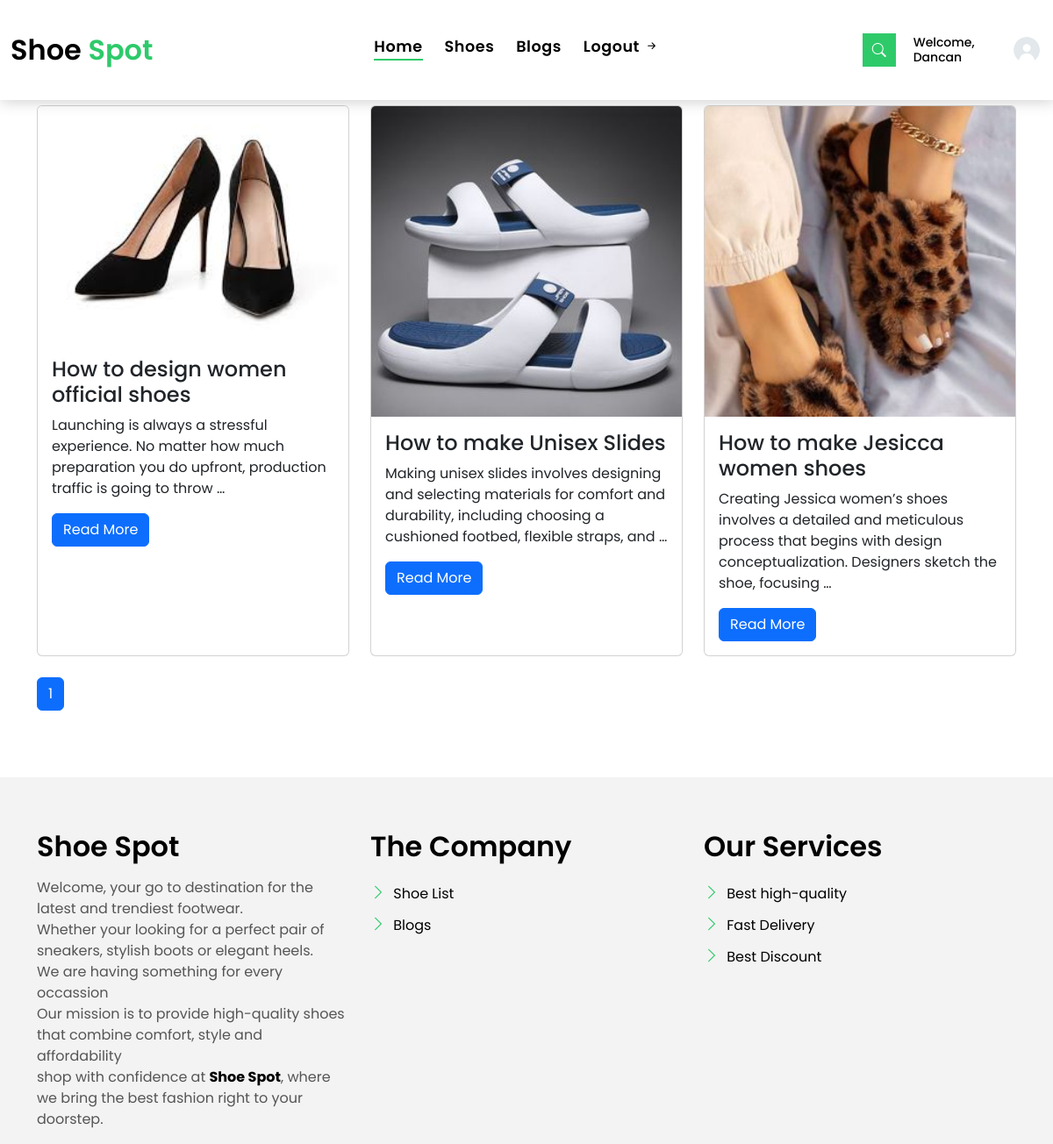
Page /blog/category/detailed/ (signed in) on the committed database.
### accounts/models.py (models this page shows, shortened)
class User(AbstractUser):
    email = models.EmailField(unique=True)
    phone_number = models.CharField(max_length=15,null=True,blank=True)
    REQUIRED_FIELDS = ["email", "phone_number"]
    class Meta:
        db_table = "accounts"

### blog/models.py (models this page shows, shortened)
class BlogPost(AbstractBaseModel):
    title = models.CharField(max_length=200)
    slug = models.SlugField(max_length=50, editable=False, unique=True, blank=True)
    content = models.TextField()
    author = models.ForeignKey(User, on_delete=models.CASCADE)
    category = models.ForeignKey(BlogCategory, on_delete=models.SET_NULL, null=True, blank=True)
    tags = models.ManyToManyField(BlogTag, blank=True)
    featured_image = models.ImageField(upload_to='blog_images/', null=True, blank=True)

### blog/views.py (the view)
# urls.py: path('blog/category/<slug:slug>/', blog_category_view, name='blog-category'),
def blog_category_view(request, slug):
    category = get_object_or_404(BlogCategory, slug=slug)
    posts = BlogPost.objects.filter(category=category)
    paginator = Paginator(posts, 5)  # Show 5 posts per page
    page_number = request.GET.get("page")
    page_obj = paginator.get_page(page_number)
    return render(request, "blog/blog-category.html", {"category": category, "page_obj": page_obj})

### templates/blog/blog-category.html (shortened to what this page needs)
{% extends 'main.html' %}
{% block content %}
<div class="container">
    <h1 class="my-4">Category: {{ category.name }}</h1>
    <div class="row">
        {% for post in page_obj %}
        <div class="col-lg-4 col-md-6 mb-4">
            <div class="card h-100">
                {% if post.featured_image %}
                <img class="card-img-top" src="{{ post.featured_image.url }}" alt="{{ post.title }}">
                {% endif %}
                <div class="card-body">
                    <h4 class="card-title">{{ post.title }}</h4>
                    <p class="card-text">{{ post.content|truncatewords:20 }}</p>
                    <a href="{% url 'blog-detail' post.slug %}" class="btn btn-primary">Read More</a>
                </div>
            </div>
        </div>
        {% endfor %}
    </div>
    <div class="row">
        <div class="col-lg-12">
            <nav>
                <ul class="pagination">
                    {% for num in page_obj.paginator.page_range %}
                    <li class="page-item {% if page_obj.number == num %}active{% endif %}">
                        <a class="page-link" href="?page={{ num }}">{{ num }}</a>
                    </li>
                    {% endfor %}
                </ul>
            </nav>
        </div>
    </div>
</div>
{% endblock %}

### templates/main.html (shortened to what this page needs)
{% load static %}
<!DOCTYPE html>
<html lang="en">
<head>
  <link href="{% static 'assets/vendor/animate.css/animate.min.css' %}" rel="stylesheet">
  <link href="{% static 'assets/vendor/bootstrap/css/bootstrap.min.css' %}" rel="stylesheet">
  <link href="{% static 'assets/vendor/bootstrap-icons/bootstrap-icons.css' %}" rel="stylesheet">
  <link href="{% static 'assets/vendor/swiper/swiper-bundle.min.css' %}" rel="stylesheet">
  <link href="{% static 'assets/css/style.css' %}" rel="stylesheet">
</head>
<body>
    <nav class="navbar navbar-default navbar-trans navbar-expand-lg fixed-top">
      <div class="container">
        <a class="navbar-brand text-brand" href="{% url 'home-view' %}">Shoe<span class="color-b"> Spot</span></a>
        <div class="navbar-collapse collapse justify-content-center" id="navbarDefault">
          <ul class="navbar-nav">
            <li class="nav-item">
              <a class="nav-link active" href="{% url 'home-view' %}">Home</a>
            </li>
            <li class="nav-item">
              <a class="nav-link " href="{% url 'products:shoe-list' %}">Shoes</a>
            </li>
            <li class="nav-item">
              <a class="nav-link " href="{% url 'blog:blog-list'%}">Blogs</a>
            </li>
            <li class="nav-item">
              <a class="nav-link " href="{% url 'logout-view' %}">Logout <i class="bi bi-arrow-right-short"></i></a>
            </li>
          </ul>
        </div>
        <button type="button" class="btn btn-b-n navbar-toggle-box navbar-toggle-box-collapse" data-bs-toggle="collapse" data-bs-target="#navbarTogglerDemo01">
          <i class="bi bi-search"></i>
        </button>
      </div>
      <div style="display: flex; align-items: center;">
        <a href="{% url 'user-profile' %}"><h5 style="font-size: 14px;" class="m-2">Welcome, {{ user.username }}</h5></a>
        <a href="{% url 'user-profile' %}"><img src="{% static 'assets/img/profile_pic.jpg' %}" alt="User Image" style="width: 40px; height: 40px; border-radius: 50%; margin-right: 10px;">
        </a></div>
    </nav>
    {% block content %}{% endblock content %}
    <section class="section-footer">
        <div class="container">
          <div class="row">
            <div class="col-sm-12 col-md-4">
              <div class="widget-a">
                <div class="w-header-a">
                  <h3 class="w-title-a text-brand">Shoe Spot</h3>
                </div>
                <div class="w-body-a">
                  <p class="w-text-a color-text-a">
                  Welcome, your go to destination for the latest and trendiest footwear.<br>
                   Whether your looking for a perfect pair of sneakers, stylish boots or elegant heels.<br>
                   We are having something for every occassion<br>
                   Our mission is to provide high-quality shoes that combine comfort, style and affordability<br>
                   shop with confidence at <a href="{% url 'home-view' %}"><strong>Shoe Spot</strong></a>, where we bring the best fashion right to your doorstep.
                  </p>
                </div>
              </div>
            </div>
            <div class="col-sm-12 col-md-4 section-md-t3">
              <div class="widget-a">
                <div class="w-header-a">
                  <h3 class="w-title-a text-brand">The Company</h3>
                </div>
                <div class="w-body-a">
                  <div class="w-body-a">
                    <ul class="list-unstyled">
                      <li class="item-list-a">
                        <i class="bi bi-chevron-right"></i> <a href="#">Shoe List</a>
                      </li>
                      <li class="item-list-a">
                        <i class="bi bi-chevron-right"></i> <a href="#">Blogs</a>
                      </li>
                    </ul>
                  </div>
                </div>
              </div>
            </div>
            <div class="col-sm-12 col-md-4 section-md-t3">
              <div class="widget-a">
                <div class="w-header-a">
                  <h3 class="w-title-a text-brand">Our Services</h3>
                </div>
                <div class="w-body-a">
                  <ul class="list-unstyled">
                    <li class="item-list-a">
                      <i class="bi bi-chevron-right"></i> <a href="#">Best high-quality</a>
                    </li>
                    <li class="item-list-a">
                      <i class="bi bi-chevron-right"></i> <a href="#">Fast Delivery</a>
                    </li>
                    <li class="item-list-a">
                      <i class="bi bi-chevron-right"></i> <a href="#">Best Discount</a>
                    </li>
                  </ul>
                </div>
              </div>
            </div>
          </div>
        </div>
      </section>
</body>
</html>

### static/assets/css/style.css (style rules this page uses)
body { font-family: "Poppins", sans-serif; color: #555555; }
h1, h2, h3, h4, h5, h6 { color: #000000; }
a { color: #000000; text-decoration: none; transition: all 0.5s ease; }
.text-brand { color: #000000; font-size: 2rem; font-weight: 600; }
.color-b { color: #2eca6a; }
.color-text-a { text-decoration: none; color: #555555; }
.btn { transition: 0.5s ease; }
.btn.btn-b-n { background-color: #2eca6a; color: #ffffff; border-radius: 0; }
.navbar-toggle-box { display: inline-flex; align-items: center; justify-content: center; line-height: 0; padding: 10px; }
.navbar-toggle-box i { line-height: 0; }
.navbar-default { transition: all 0.5s ease-in-out; background-color: #ffffff; padding-top: 28px; padding-bottom: 28px; -webkit-backface-visibility: hidden; backface-visibility: hidden; box-shadow: 1px 2px 15px rgba(100, 100, 100, 0.3); }
.navbar-default.navbar-trans, .navbar-default.navbar-reduce { -webkit-backface-visibility: hidden; backface-visibility: hidden; }
.navbar-default.navbar-trans .nav-item, .navbar-default.navbar-reduce .nav-item { position: relative; padding-right: 10px; padding-bottom: 8px; margin-left: 0; }
@media (min-width: 768px) { .navbar-default.navbar-trans .nav-item, .navbar-default.navbar-reduce .nav-item { margin-left: 15px; } }
.navbar-default.navbar-trans .nav-link, .navbar-default.navbar-reduce .nav-link { font-size: 1.1rem; color: #000000; font-weight: 600; letter-spacing: 0.03em; transition: all 0.1s ease-in-out; position: relative; padding-left: 0; padding-right: 0; }
.navbar-default.navbar-trans .nav-link:before, .navbar-default.navbar-reduce .nav-link:before { content: ""; position: absolute; bottom: 5px; left: 0; width: 100%; height: 2px; z-index: 0; background-color: #2eca6a; transform: scaleX(0); transform-origin: right; transition: transform 0.2s ease-out, opacity 0.2s ease-out 0.3s; }
.navbar-default.navbar-trans .show>.nav-link:before, .navbar-default.navbar-trans .active>.nav-link:before, .navbar-default.navbar-trans .nav-link.show:before, .navbar-default.navbar-trans .nav-link.active:before, .navbar-default.navbar-reduce .show>.nav-link:before, .navbar-default.navbar-reduce .active>.nav-link:before, .navbar-default.navbar-reduce .nav-link.show:before, .navbar-default.navbar-reduce .nav-link.active:before { transform: scaleX(1); }
.navbar-default.navbar-trans .nav-link:before { background-color: #2eca6a; }
.navbar-default.navbar-trans .show>.nav-link, .navbar-default.navbar-trans .active>.nav-link, .navbar-default.navbar-trans .nav-link.show, .navbar-default.navbar-trans .nav-link.active { color: #000000; }
.section-footer { padding-top: 60px; margin-top: 60px; background: #f3f3f3; }
.section-footer ul { line-height: 2; }
.section-footer .item-list-a i { font-size: 18px; padding-right: 4px; color: #2eca6a; }
.section-footer .widget-a .w-title-a { margin-bottom: 1rem; }

### rows in the picture
User: username "Dancan"
BlogPost: featured_image (picture), title "How to design women official shoes", content "Launching is always a stressful experience. No matter how much preparation you do upfront, production traffic is going to throw …"
BlogPost: featured_image (picture), title "How to make Unisex Slides", content "Making unisex slides involves designing and selecting materials for comfort and durability, including choosing a cushioned footbed, flexible straps, and …"
BlogPost: featured_image (picture), title "How to make Jesicca women shoes", content "Creating Jessica women’s shoes involves a detailed and meticulous process that begins with design conceptualization. Designers sketch the shoe, focusing …"

### other values in the picture
{{ num }} "1"
